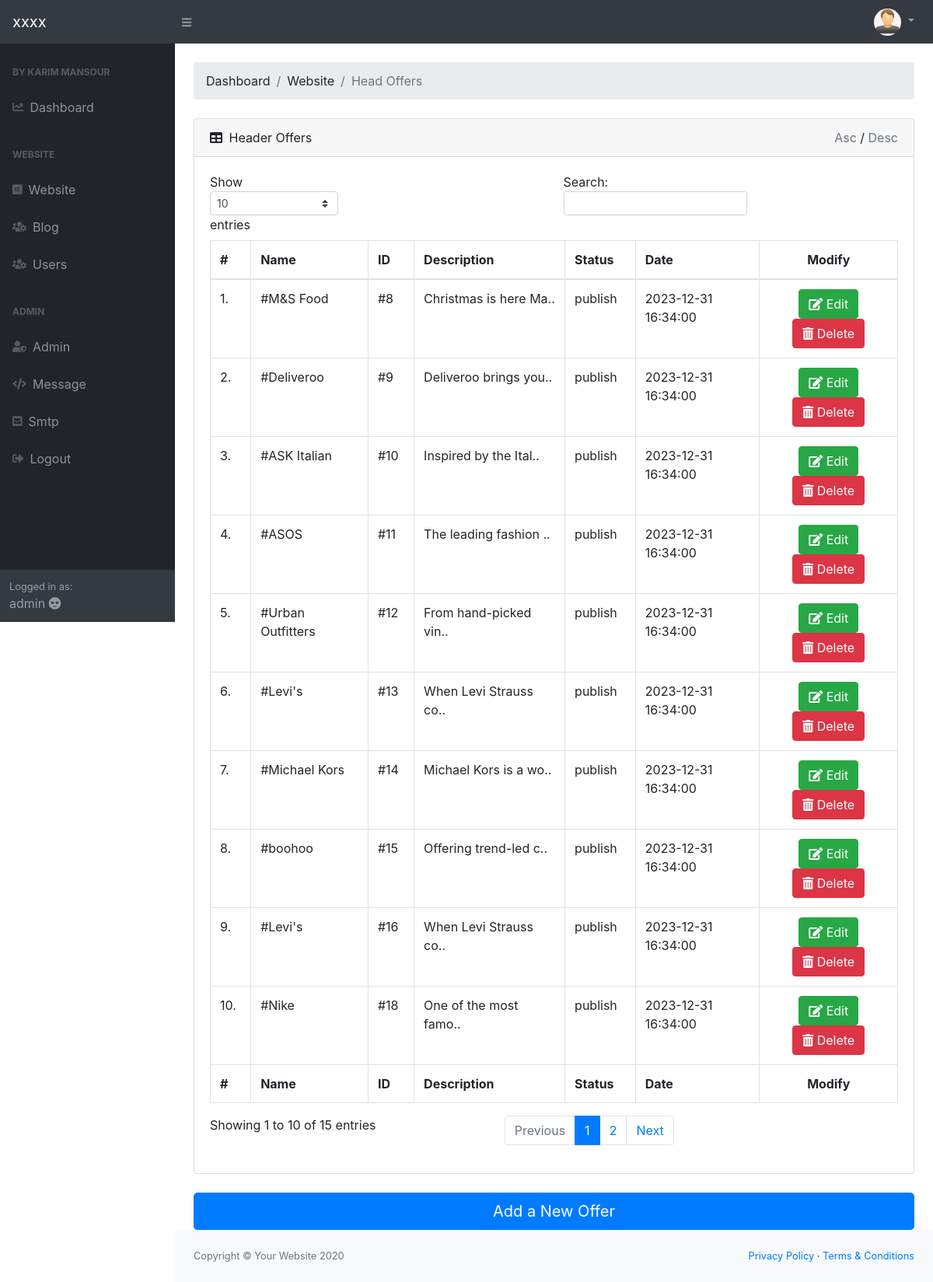
Page /xxxlxxx/big_offers.php (signed in) on the committed database.
### tables this page shows
CREATE TABLE `tbl_header_offers` (
  `clm_id` int(11) NOT NULL,
  `clm_name` varchar(255) NOT NULL,
  `clm_description` text NOT NULL,
  `clm_link` text NOT NULL,
  `clm_status` enum('draft','publish') NOT NULL,
  `clm_image` text NOT NULL,
  `clm_logo` text NOT NULL,
  `clm_date` datetime DEFAULT NULL,
  `clm_type` enum('offer','link') NOT NULL,
  `clm_parent` int(11) DEFAULT NULL,
  `tbl_name` int(10) NOT NULL DEFAULT 1,
  `clm_count` int(11) NOT NULL DEFAULT 1,
  `clm_limited` enum('yes','no') NOT NULL DEFAULT 'no',
  `clm_in` enum('instore','online') NOT NULL,
  `clm_coupon` text NOT NULL,
  `clm_offername` text NOT NULL
);

### xxxlxxx/big_offers.php (the view, shortened to what this page needs)
<?php
require_once "includes/header.php";
if (!isset($_SESSION['admin_id'])) {
    header("Location:index.php");
    exit;
} else {
$do = isset($_GET["do"]) ? $_GET["do"] : "manage";
if ($do == "manage") {
    $sort = "ASC";
    $stmt = $db->prepare("SELECT * FROM tbl_header_offers ORDER BY `clm_id` $sort");
    $stmt->execute();
    $getAll = $stmt->fetchall();
    if (!empty($getAll)) {
?>
        <div class="container-fluid">
            <div class="card mb-4">
                <div class="card-header">
                    <i class="fas fa-table mr-1"></i>
                    Header Offers
                    <span style="float: right;"> <a href=""> <a href=""></a></a>
                        <a style="<?php if (isset($_GET["sort"])  && $_GET["sort"] == "ASC") {
                                        echo "font-weight: bold;color:black;";
                                    } else {
                                        echo "font-weight: 400;color:#6c757d;";
                                    } ?> ?>" href="?sort=ASC">Asc</a><span> / </span>
                        <a style="<?php if (isset($_GET["sort"])  && $_GET["sort"] == "DESC") {
                                        echo "font-weight: bold;color:black;";
                                    } else {
                                        echo "font-weight: 400;color:#6c757d;";
                                    } ?> ?>" href="?sort=DESC">Desc</a>
                    </span>
                </div>
                <div class="card-body">
                    <div class="table-responsive">
                        <table class="table table-bordered" id="dataTable" width="100%" cellspacing="0">
                            <thead>
                                <tr>
                                    <th>#</th>
                                    <th>Name</th>
                                    <th>ID</th>
                                    <th>Description</th>
                                    <th>Status</th>
                                    <th>Date</th>
                                    <th style="text-align: center;">Modify</th>
                                </tr>
                            </thead>
                            <tfoot>
                                <tr>
                                    <th>#</th>
                                    <th>Name</th>
                                    <th>ID</th>
                                    <th>Description</th>
                                    <th>Status</th>
                                    <th>Date</th>
                                    <th style="text-align: center;">Modify</th>
                                </tr>
                            </tfoot>
                            <tbody>
                                <?php
                                $counter = 1;
                                foreach ($getAll as $get) {
                                ?>
                                    <tr>
                                        <td><?php echo $counter; ?>.</td>
                                        <td> #<?php echo $get["clm_name"]; ?> </td>
                                        <td> #<?php echo $get["clm_id"]; ?> </td>
                                        <td>
                                            <?php
                                            $title = $get["clm_description"];
                                            if (strlen($title) < 20) {
                                                echo $title;
                                            } else {
                                                echo substr($title, 0, 20) . "..";
                                            }
                                            ?> </td>
                                        <td> <?php echo $get["clm_status"]; ?></td>
                                        <td> <?php echo $get["clm_date"]; ?></td>
                                        <td style="text-align: center;">
                                            <a href="?do=edit&id=<?php echo $get["clm_id"]; ?>"><span class="btn btn-success"><i class='fa fa-edit'></i> Edit</span></a>
                                            <a href="?do=delete&id=<?php echo $get["clm_id"]; ?>"><span class="btn btn-danger confirm"><i class='fas fa-trash-alt'></i> Delete</span></a>
                                        </td>
                                    </tr>
                                <?php $counter++;
                                } ?>
                            </tbody>
                        </table>
                    </div>
                </div>
            </div>
            <div>
                <button type="button" class="btn btn-primary btn-lg btn-block">
                    <a style="color: #ffffff;" href="?do=add">Add a New Offer</a>
                </button>
            </div>
        </div>
    <?php
    } else {
        btnAdd("Add a New Offer");
    }
                        } else if ($do == "delete") {
                            $Id = isset($_GET["id"]) && is_numeric($_GET["id"]) ? intval($_GET["id"]) : 0;
                            $count = checkItem("tbl_header_offers", "clm_id", $Id);
                            if ($count > 0) {
                                $stmt = $db->prepare("DELETE FROM tbl_header_offers WHERE clm_id = :ci ");
                                $stmt->bindparam("ci", $Id);
                                $stmt->execute();
                                returnToBack("this offer is deleted", "success", "back");
                            }else{
                                returnToBack("this offer isn't deleted", "danger", "back");
                            }
                        }
                        require_once "includes/footer.php";
                       }
  ?>

### rows in the picture
tbl_header_offers: clm_name "M&S Food", clm_id "8", clm_description "Christmas is here Ma", clm_status "publish", clm_date "2023-12-31 16:34:00"
tbl_header_offers: clm_name "Deliveroo", clm_id "9", clm_description "Deliveroo brings you", clm_status "publish", clm_date "2023-12-31 16:34:00"
tbl_header_offers: clm_name "ASK Italian", clm_id "10", clm_description "Inspired by the Ital", clm_status "publish", clm_date "2023-12-31 16:34:00"
tbl_header_offers: clm_name "ASOS", clm_id "11", clm_description "The leading fashion", clm_status "publish", clm_date "2023-12-31 16:34:00"
tbl_header_offers: clm_name "Urban Outfitters", clm_id "12", clm_description "From hand-picked vin", clm_status "publish", clm_date "2023-12-31 16:34:00"
tbl_header_offers: clm_name "Levi's", clm_id "13", clm_description "When Levi Strauss co", clm_status "publish", clm_date "2023-12-31 16:34:00"
tbl_header_offers: clm_name "Michael Kors", clm_id "14", clm_description "Michael Kors is a wo", clm_status "publish", clm_date "2023-12-31 16:34:00"
tbl_header_offers: clm_name "boohoo", clm_id "15", clm_description "Offering trend-led c", clm_status "publish", clm_date "2023-12-31 16:34:00"
tbl_header_offers: clm_name "Levi's", clm_id "16", clm_description "When Levi Strauss co", clm_status "publish", clm_date "2023-12-31 16:34:00"
tbl_header_offers: clm_name "Nike", clm_id "18", clm_description "One of the most famo", clm_status "publish", clm_date "2023-12-31 16:34:00"

### other values in the picture
$_SESSION['admin_user'] "admin"
$Ptitle "Website"
$Ctitle "Head Offers"
